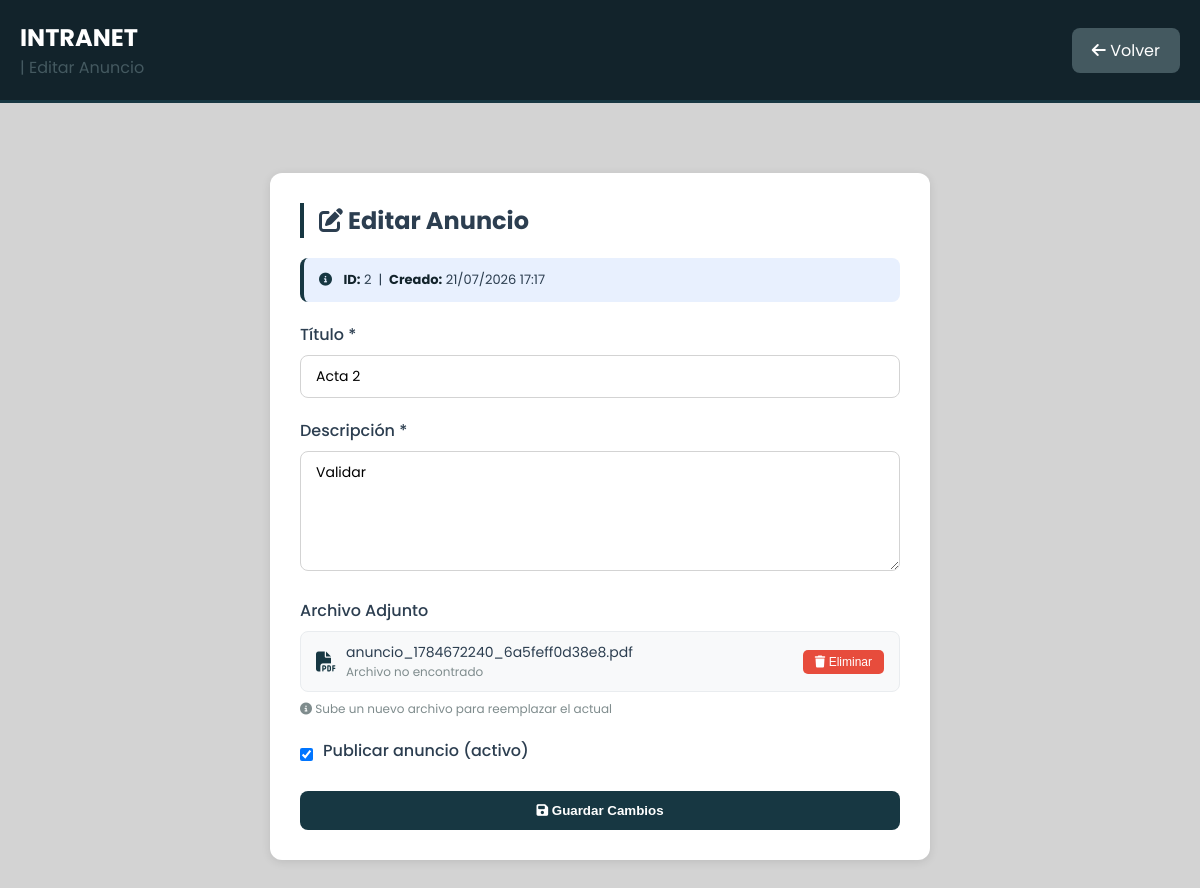
Page /admin/gestionar_pagina/anuncios/editar.php?id=2 (signed in) on the committed database.
### tables this page shows
CREATE TABLE `anuncios` (
  `id` int NOT NULL AUTO_INCREMENT,
  `titulo` varchar(200) NOT NULL,
  `descripcion` text NOT NULL,
  `archivo` varchar(255) DEFAULT NULL,
  `activo` tinyint(1) DEFAULT '1',
  `creado_por` int DEFAULT NULL,
  `fecha` datetime DEFAULT CURRENT_TIMESTAMP,
  PRIMARY KEY (`id`),
  KEY `creado_por` (`creado_por`),
  CONSTRAINT `anuncios_ibfk_1` FOREIGN KEY (`creado_por`) REFERENCES `usuarios` (`id`) ON DELETE SET NULL
);

### admin/gestionar_pagina/anuncios/editar.php (the view, shortened to what this page needs)
<?php
require_once '../../../includes/auth_check.php';
$id = $_GET['id'] ?? 0;
$stmt = $pdo->prepare("SELECT * FROM anuncios WHERE id = ?");
$stmt->execute([$id]);
$anuncio = $stmt->fetch(PDO::FETCH_ASSOC);
?>
<!DOCTYPE html>
<html lang="es">
<head>
    <link rel="stylesheet" href="https://cdnjs.cloudflare.com/ajax/libs/font-awesome/6.5.1/css/all.min.css">
</head>
<body>
    <header class="header">
        <div class="container">
            <div class="logo">
                <h1>INTRANET</h1>
                <span>| Editar Anuncio</span>
            </div>
            <a href="index.php" class="btn-volver">
                <i class="fas fa-arrow-left"></i> Volver
            </a>
        </div>
    </header>
    <div class="container">
        <div class="card">
            <h2><i class="fas fa-edit"></i> Editar Anuncio</h2>
            <div class="info-anuncio">
                <i class="fas fa-info-circle"></i>
                <strong>ID:</strong> <?php echo $anuncio['id']; ?> &nbsp;|&nbsp;
                <strong>Creado:</strong> <?php echo date('d/m/Y H:i', strtotime($anuncio['fecha'])); ?>
            </div>
            <form method="POST" action="" enctype="multipart/form-data">
                <div class="form-group">
                    <label>Título *</label>
                    <input type="text" name="titulo" placeholder="Ej: Bienvenida 2024" value="<?php echo htmlspecialchars($anuncio['titulo']); ?>" required>
                </div>
                <div class="form-group">
                    <label>Descripción *</label>
                    <textarea name="descripcion" placeholder="Escribe la descripción del anuncio..." required><?php echo htmlspecialchars($anuncio['descripcion']); ?></textarea>
                </div>
                <div class="form-group">
                    <label>Archivo Adjunto</label>
                    <?php if (!empty($anuncio['archivo'])): ?>
                        <div class="archivo-actual">
                            <div class="file-info">
                                <?php
                                $extension = strtolower(pathinfo($anuncio['archivo'], PATHINFO_EXTENSION));
                                $icono = in_array($extension, ['jpg', 'jpeg', 'png', 'gif', 'webp']) ? 'fa-file-image' : 'fa-file-pdf';
                                ?>
                                <i class="fas <?php echo $icono; ?>"></i>
                                <div>
                                    <div class="file-name"><?php echo htmlspecialchars($anuncio['archivo']); ?></div>
                                    <div class="file-size">
                                        <?php
                                        $ruta = '../../../uploads/anuncios/' . $anuncio['archivo'];
                                        if (file_exists($ruta)) {
                                            $tamano = filesize($ruta);
                                            echo number_format($tamano / 1024, 0) . ' KB';
                                        } else {
                                            echo 'Archivo no encontrado';
                                        }
                                        ?>
                                    </div>
                                </div>
                            </div>
                            <button type="submit" name="eliminar_archivo" value="1" class="btn-eliminar-archivo" onclick="return confirm('¿Eliminar este archivo?')">
                                <i class="fas fa-trash"></i> Eliminar
                            </button>
                        </div>
                        <div class="info-text" style="margin-top: 8px;">
                            <i class="fas fa-info-circle"></i> Sube un nuevo archivo para reemplazar el actual
                        </div>
                    <?php endif; ?>
                </div>
                <div class="form-group checkbox-group">
                    <input type="checkbox" name="activo" <?php echo $anuncio['activo'] ? 'checked' : ''; ?>>
                    <label>Publicar anuncio (activo)</label>
                </div>
                <button type="submit" class="btn-guardar">
                    <i class="fas fa-save"></i> Guardar Cambios
                </button>
            </form>
        </div>
    </div>
</body>
</html>

### admin/gestionar_pagina/anuncios/editar.php (style rules this page uses)
* { margin: 0; padding: 0; box-sizing: border-box; }
body { font-family: 'Poppins', sans-serif; background: #d3d3d3; color: #2c3e50; }
.container { max-width: 700px; margin: 50px auto; padding: 20px; }
.header { background: #12232b; padding: 20px 0; margin-bottom: 30px; border-bottom: 3px solid #173742; }
.header .container { max-width: 1200px; margin: 0 auto; padding: 0 20px; display: flex; justify-content: space-between; align-items: center; }
.logo h1 { color: white; font-size: 24px; }
.logo span { color: #445960; }
.btn-volver { background: #445960; color: white; padding: 10px 20px; text-decoration: none; border-radius: 8px; transition: all 0.3s ease; }
.card { background: white; border-radius: 12px; padding: 30px; box-shadow: 0 2px 10px rgba(0,0,0,0.1); }
.card h2 { margin-bottom: 20px; border-left: 4px solid #173742; padding-left: 15px; }
.form-group { margin-bottom: 20px; }
.form-group label { display: block; margin-bottom: 8px; font-weight: 500; }
.form-group input, .form-group textarea { width: 100%; padding: 10px 15px; border: 1px solid #d3d3d3; border-radius: 8px; font-family: 'Poppins', sans-serif; font-size: 14px; transition: border-color 0.3s; }
.form-group textarea { resize: vertical; min-height: 120px; }
.form-group .archivo-actual { background: #f8f9fa; padding: 10px 15px; border-radius: 8px; border: 1px solid #e9ecef; display: flex; align-items: center; justify-content: space-between; flex-wrap: wrap; gap: 10px; }
.form-group .archivo-actual .file-info { display: flex; align-items: center; gap: 10px; }
.form-group .archivo-actual .file-info i { font-size: 20px; color: #173742; }
.form-group .archivo-actual .file-info .file-name { font-size: 14px; color: #2c3e50; }
.form-group .archivo-actual .file-info .file-size { font-size: 12px; color: #7f8c8d; }
.btn-eliminar-archivo { background: #e74c3c; color: white; border: none; padding: 5px 12px; border-radius: 5px; cursor: pointer; font-size: 12px; transition: all 0.3s; }
.checkbox-group { display: flex; align-items: center; gap: 10px; }
.checkbox-group input { width: auto; }
.btn-guardar { background: #173742; color: white; border: none; padding: 12px 25px; border-radius: 8px; cursor: pointer; font-weight: 600; width: 100%; transition: all 0.3s ease; }
.info-text { font-size: 12px; color: #7f8c8d; margin-top: 5px; }
.info-anuncio { background: #e8f0fe; padding: 12px 15px; border-radius: 8px; margin-bottom: 20px; border-left: 4px solid #173742; font-size: 13px; color: #2c3e50; }
.info-anuncio i { color: #173742; margin-right: 8px; }
.info-anuncio strong { color: #12232b; }

### rows in the picture
anuncios: id "2", fecha "21/07/2026 17:17", titulo "Acta 2", descripcion "Validar", archivo "anuncio_1784672240_6a5feff0d38e8.pdf", activo "☑"
